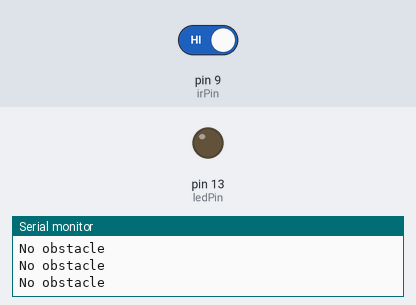
This sketch was run on a simulated Arduino Uno, built with avr-gcc and run on an emulated ATmega328P. On the bench: output pins drawn as LEDs (lit = HIGH), the last lines printed to the serial monitor. The test bench sets the inputs (shaded band); at power-on: pin 9 (irPin) HIGH.

Above: at 1.2 s.
1.3 s: pin 9 (irPin) driven LOW
At 1.8 s:
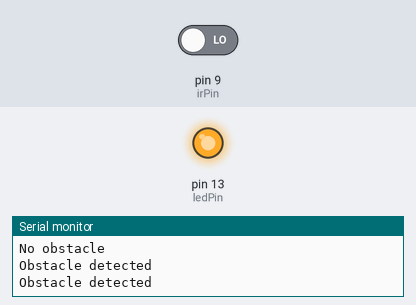
2.9 s: pin 9 (irPin) driven HIGH
At 4.2 s:
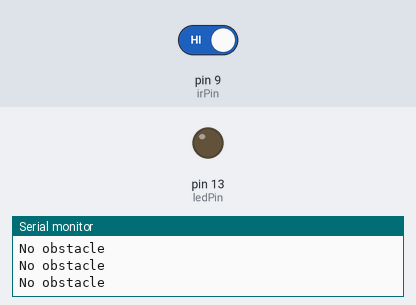
Timing chart, 0 to 5.9 s (numbered marks = the images above; inputs shaded):
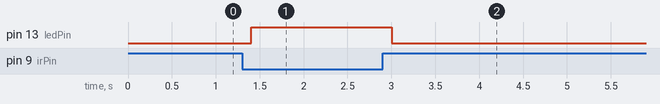

The sketch:

ir_sensor.ino
```cpp
int irPin = 9;        // IR sensor output
int ledPin = 13;      // LED or buzzer pin

void setup() {
  pinMode(irPin, INPUT);
  pinMode(ledPin, OUTPUT);
  Serial.begin(9600);
}

void loop() {
  int val = digitalRead(irPin);

  if (val == LOW) {  // obstacle detected
    digitalWrite(ledPin, HIGH);
    Serial.println("Obstacle detected");
  } else {
    digitalWrite(ledPin, LOW);
    Serial.println("No obstacle");
  }

  delay(200);
}
```

Measured:
- after the input at 1.3 s, pin 13 (ledPin): LOW → HIGH after 0.10 s
- after the input at 2.9 s, pin 13 (ledPin): HIGH → LOW after 0.10 s
